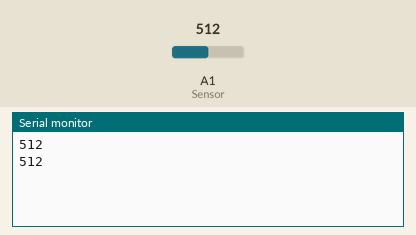
The sketch below on a simulated Arduino Uno, built with avr-gcc and run on an emulated ATmega328P. Shown: the last lines printed to the serial monitor. The inputs (shaded band) are chosen by the test bench; at power-on: A1 (Sensor) = 512.

Above: at 1.8 s.
1.9 s: A1 (Sensor) set to 716
At 2.8 s:
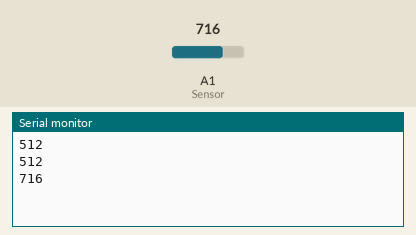
3.4 s: A1 (Sensor) set to 900
At 4.4 s:
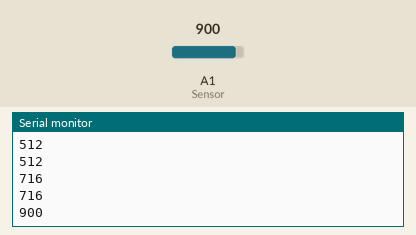
Timing chart, 0 to 6.4 s (numbered marks = the images above; inputs shaded):
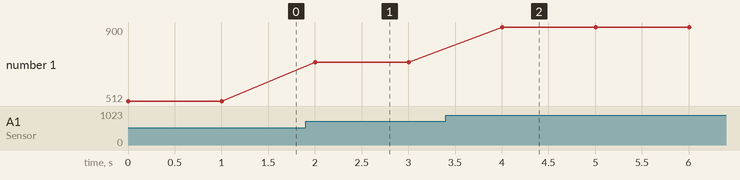

Measured:
- after the input at 1.9 s, the serial monitor: prints a new line after 0.10 s (image 1)
- after the input at 3.4 s, the serial monitor: prints a new line after 0.60 s (image 2)
- plotted number 1: 512 → 716 after the input at 1.9 s, 716 → 900 after the input at 3.4 s

The sketch:

SMSTest.ino
```cpp
#include<SoftwareSerial.h>
const int AirValue = 620;   //you need to replace this value with Value_1
const int WaterValue = 310;  //you need to replace this value with Value_2
int soilMoistureValue = 0;
int soilmoisturepercent=0;

SoftwareSerial sw(5,6);  //RX,TX
void setup() {
  Serial.begin(9600); // open serial port, set the baud rate to 9600 bps
  sw.begin(115200);
}
void loop() {
  soilMoistureValue = analogRead(A1);  //put Sensor insert into soil
  Serial.println(soilMoistureValue);
  sw.println(String(soilMoistureValue));
  delay(1000);
}
```
